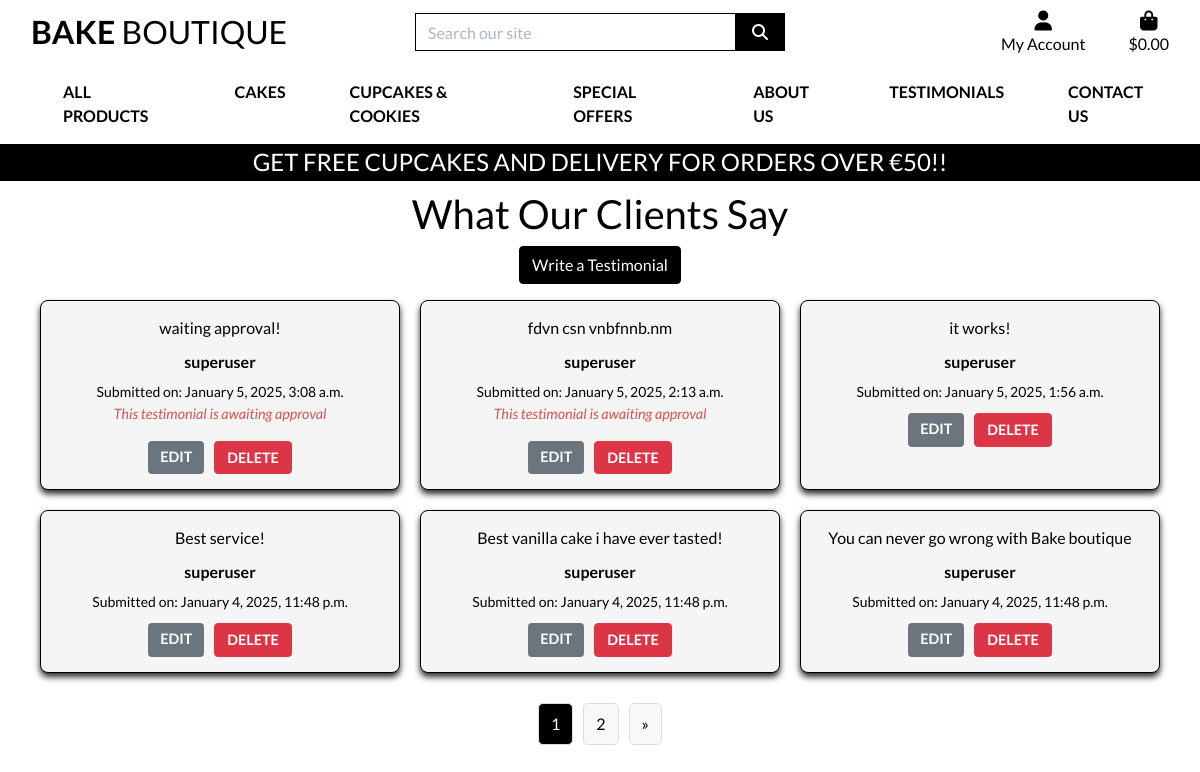
Page /testimonials/ (signed in) on the earlier database version.
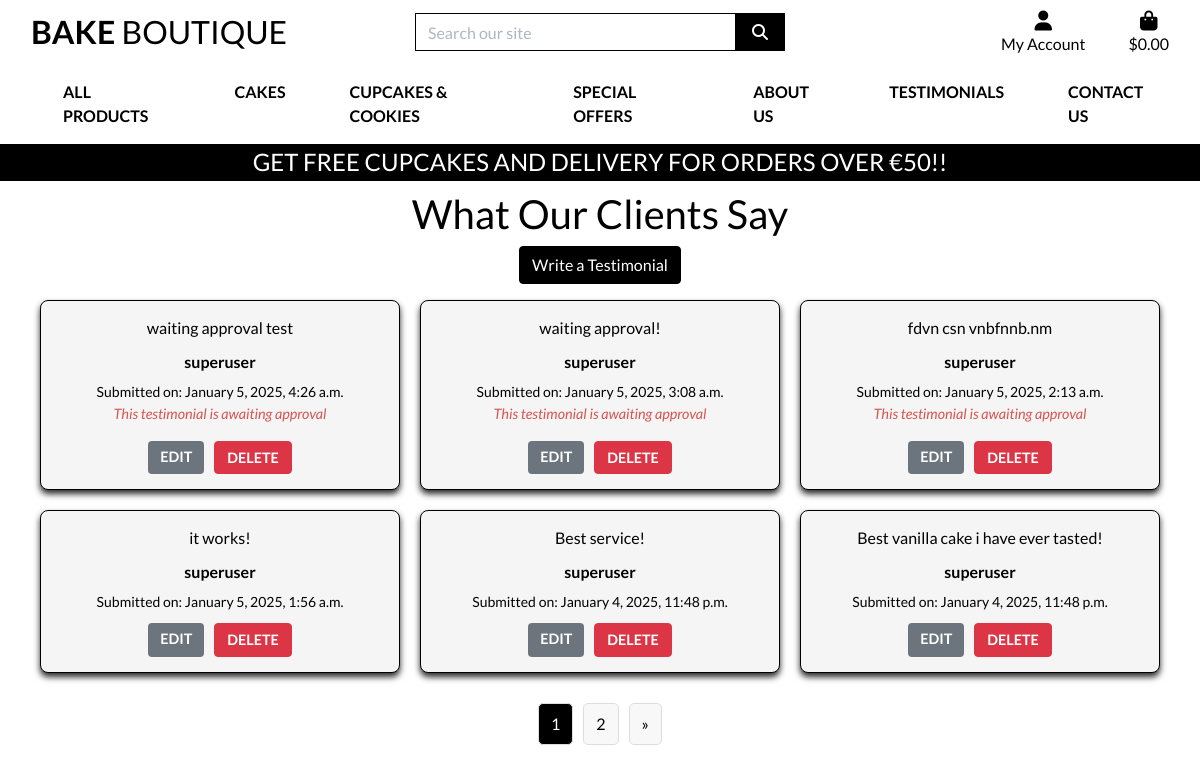
Same page on the later database version.
### testimonials/models.py (models this page shows, shortened)
class Testimonial(models.Model):
    user = models.ForeignKey(User, on_delete=models.CASCADE)  # Link to the user
    content = models.TextField()  # Testimonial content
    created_at = models.DateTimeField(auto_now_add=True)  # Automatically set the creation date
    approved = models.BooleanField(default=False)  # Admin approval status
    class Meta:
        ordering = ['-created_at']  # Order by newest first

### testimonials/views.py (the view)
# urls.py: path('', views.testimonial_list, name='testimonial_list'),
def testimonial_list(request):
    if request.user.is_authenticated:
        testimonials_list = Testimonial.objects.filter(
            Q(approved=True) | Q(user=request.user)
        ).order_by('-created_at')
    else:
        testimonials_list = Testimonial.objects.filter(approved=True).order_by('-created_at')
    paginator = Paginator(testimonials_list, 6)  # 6 testimonials per page
    page_number = request.GET.get('page')
    testimonials = paginator.get_page(page_number)
    return render(request, 'testimonials/testimonial_list.html', {
        'testimonials': testimonials
    })

### bag/contexts.py (called while the page is built, shortened)
def bag_contents(request):
    bag_items = []
    total = 0
    product_count = 0
    bag = request.session.get('bag', {})
    if total < settings.FREE_DELIVERY_THRESHOLD:
        delivery = total * Decimal(settings.STANDARD_DELIVERY_PERCENTAGE / 100)
        free_delivery_delta = settings.FREE_DELIVERY_THRESHOLD - total
    else:
        delivery = 0
        free_delivery_delta = 0
    grand_total = delivery + total
    context = {
        'bag_items': bag_items,
        'total': total,
        'product_count': product_count,
        'delivery': delivery,
        'free_delivery_delta': free_delivery_delta,
        'free_delivery_threshold': settings.FREE_DELIVERY_THRESHOLD,
        'grand_total': grand_total,
    }
    return context

### testimonials/templates/testimonials/testimonial_list.html (shortened to what this page needs)
{% extends "base.html" %}
{% load static %}
{% block extra_css %}
<link rel="stylesheet" href="{% static 'testimonials/css/testimonial.css' %}">
{% endblock %}
{% block content %}
<div class="testimonial-section">
    <h1>What Our Clients Say</h1>
    {% if user.is_authenticated %}
    <div class="mb-3">
        <a href="{% url 'add_testimonial' %}" class="btn btn-primary">Write a Testimonial</a>
    </div>
    {% else %}
    <p class="log-in-message">Log in to write a testimonial.</p>
    {% endif %}
    <div class="testimonial-grid">
        {% for testimonial in testimonials %}
        <div class="testimonial-card">
            <p class="testimonial-content">{{ testimonial.content|truncatechars:100 }}</p>
            <div class="testimonial-author">{{ testimonial.user.username }}</div>
            <div class="testimonial-date">
                <small>Submitted on: {{ testimonial.created_at|date:"F j, Y, g:i a" }}</small>
            </div>
            {% if not testimonial.approved and testimonial.user == user %}
            <p class="approval-message">This testimonial is awaiting approval</p>
            {% endif %}
            {% if testimonial.user == user %}
            <div class="testimonial-actions">
                <a href="{% url 'edit_testimonial' testimonial.id %}" class="btn btn-secondary">Edit</a>
                <a href="{% url 'delete_testimonial' testimonial.id %}" class="btn btn-danger">Delete</a>
            </div>
            {% endif %}
        </div>
        {% empty %}
        <p>No testimonials available. Be the first to write one!</p>
        {% endfor %}
    </div>
    <div class="pagination">
        {% for num in testimonials.paginator.page_range %}
        <a href="?page={{ num }}" class="{% if testimonials.number == num %}active{% endif %}">{{ num }}</a>
        {% endfor %}
        {% if testimonials.has_next %}
        <a href="?page={{ testimonials.next_page_number }}">&raquo;</a>
        {% endif %}
    </div>
</div>
{% endblock %}

### templates/base.html (shortened to what this page needs)
{% load static %}
<!doctype html>
<html lang="en">
<head>
    {% block corecss %}
    <link rel="stylesheet" href="https://cdn.jsdelivr.net/npm/bootstrap@4.6.2/dist/css/bootstrap.min.css"
>
    <link rel="stylesheet" href="{% static 'css/base.css' %}">
    {% endblock %}
    {% block extra_css %}
    {% endblock %}
</head>
<body>
    <header class="container-fluid fixed-top">
        <div class="row">
            <div class="col-12 col-lg-4 my-auto py-1 py-lg-0 text-center text-lg-left">
                <a href="{% url 'home' %}" class="nav-link main-logo-link">
                    <h2 class="logo-font text-black my-0"><strong>Bake</strong> Boutique</h2>
                </a>
            </div>
            <div class="col-12 col-lg-4 my-auto py-1 py-lg-0">
                <form method="GET" action="{% url 'products' %}">
                    <div class="input-group w-100">
                        <input class="form-control border border-black rounded-0" type="text" name="q"
                            placeholder="Search our site">
                        <div class="input-group-append">
                            <button class="form-control btn btn-black border border-black rounded-0" type="submit">
                                <span class="icon">
                                    <i class="fas fa-search"></i>
                                </span>
                            </button>
                        </div>
                    </div>
                </form>
            </div>
            <div class="col-12 col-lg-4 my-auto py-1 py-lg-0">
                <ul class="list-inline list-unstyled text-center text-lg-right my-0">
                    <li class="list-inline-item dropdown">
                        <a class="text-black nav-link" href="#" id="user-options" data-toggle="dropdown"
                            aria-haspopup="true" aria-expanded="false">
                            <div class="text-center">
                                <div><i class="fas fa-user fa-lg"></i></div>
                                <p class="my-0">My Account</p>
                            </div>
                        </a>
                    </li>
                    <li class="list-inline-item">
                        <a class="{% if grand_total %}text-info font-weight-bold{% else %}text-black{% endif %} nav-link"
                            href="{% url 'view_bag' %}">
                            <div class="text-center">
                                <div><i class="fas fa-shopping-bag fa-lg"></i></div>
                                <p class="my-0">
                                    {% if grand_total %}
                                    ${{ grand_total|floatformat:2 }}
                                    {% else %}
                                    $0.00
                                    {% endif %}
                                </p>
                            </div>
                        </a>
                    </li>
                </ul>
            </div>
        </div>
            <nav class="navbar navbar-expand-lg navbar-light w-100">
                {% include 'includes/main-nav.html' %}
            </nav>
        <div id="delivery-banner" class="row text-center">
            <div class="col bg-black text-white">
                <h4 class="logo-font my-1">Get Free Cupcakes and delivery for orders over €{{ free_delivery_threshold }}!!</h4>
            </div>
        </div>
    </header>
    {% block content %}
    {% endblock %}
</body>
</html>

### templates/includes/main-nav.html (shortened to what this page needs)
<div class="collapse navbar-collapse" id="main-nav">
    <ul class="navbar-nav w-auto mx-auto">
        <li class="nav-item dropdown">
            <a class="logo-font font-weight-bold nav-link text-black mr-5" href="#" id="all-products-link" data-toggle="dropdown" aria-haspopup="true" aria-expanded="false">
                All Products
            </a>
        </li>
        <li class="nav-item dropdown">
            <a class="logo-font font-weight-bold nav-link text-black mr-5" href="#" id="cakes-link" data-toggle="dropdown" aria-haspopup="true" aria-expanded="false">
                Cakes
            </a>
        </li>
        <li class="nav-item dropdown">
            <a class="logo-font font-weight-bold nav-link text-black mr-5" href="#" id="cupcakes-link" data-toggle="dropdown" aria-haspopup="true" aria-expanded="false">
                Cupcakes & Cookies
            </a>
        </li>
        <li class="nav-item dropdown">
            <a class="logo-font font-weight-bold nav-link text-black mr-5" href="#" id="specials-link" data-toggle="dropdown" aria-haspopup="true" aria-expanded="false">
                Special Offers
            </a>
        </li>
        <li class="nav-item">
            <a class="logo-font font-weight-bold nav-link text-black mr-5" href="/about-us">
                About Us
            </a>
        </li>
         <li class="nav-item">
            <a class="logo-font font-weight-bold nav-link text-black mr-5" href="{% url 'testimonial_list' %}">
                Testimonials
            </a>
        </li>
        <li class="nav-item">
            <a class="logo-font font-weight-bold nav-link text-black" href="/contact">
                Contact Us
            </a>
        </li>
    </ul>
</div>

### static/css/base.css (style rules this page uses)
html { height: 100%; }
body { background: url('/media/homepage_background_cropped.jpeg') no-repeat center center fixed; background-size: cover; height: calc(100vh - 164px); color: #555; font-family: 'Lato'; }
.icon { align-items: center; display: inline-flex; justify-content: center; height: 1.5rem; width: 1.5rem; }
.logo-font { text-transform: uppercase; }
.main-logo-link { width: fit-content; }
.btn-black { background: black; color: white; }
.text-black { color: #000 !important; }
.border-black { border: 1px solid black !important; }
.bg-black { background: #000 !important; }
input[name='q']::placeholder { color: #aab7c4; }

### testimonials/static/testimonials/css/testimonial.css (style rules this page uses)
.testimonial-section { margin-top: 150px; text-align: center; display: flex; flex-direction: column; align-items: center; padding: 40px; border-radius: 8px; min-height: calc(100vh - 200px); box-sizing: border-box; background: none !important; color: #000; }
.testimonial-section .testimonial-grid { display: grid; grid-template-columns: repeat(3, 1fr); gap: 20px; justify-content: center; max-width: 1200px; width: 100%; }
.testimonial-section .testimonial-card { background: whitesmoke; border: 1px solid #000000; border-radius: 8px; padding: 15px; box-shadow: 0 4px 6px rgba(19, 18, 18, 0.9); text-align: center; }
.testimonial-section .testimonial-content { font-size: 1em; color: black; margin-bottom: 10px; }
.testimonial-section .testimonial-author { font-weight: bold; margin-bottom: 5px; }
.testimonial-section .pagination { display: flex; justify-content: center; margin-top: 30px; }
.testimonial-section .pagination a { margin: 0 5px; padding: 8px 12px; background: #f8f8f8; color: black; border: 1px solid #ddd; border-radius: 5px; text-decoration: none; transition: background-color 0.3s ease; }
.testimonial-section .pagination a:hover, .testimonial-section .pagination a.active { background-color: black; color: white; }
.testimonial-section .btn-primary { background-color: #000; border-color: #000; color: white; }
.approval-message { color: #d9534f; font-style: italic; font-size: 0.9rem; }
.testimonial-actions { margin-top: 10px; display: flex; justify-content: center; gap: 10px; }
.testimonial-actions .btn { font-size: 0.9rem; padding: 5px 12px; text-transform: uppercase; font-weight: bold; border-radius: 4px; transition: background-color 0.3s ease, box-shadow 0.3s ease; }
.btn-secondary { background-color: #6c757d; color: white; border: none; padding: 8px 15px; text-transform: uppercase; font-weight: bold; border-radius: 4px; transition: background-color 0.3s ease; }

Differences in the rows shown:
no longer on this page (row unchanged): Testimonial: content "You can never go wrong with Bake boutique", user.username "superuser", created_at "January 4, 2025, 11:48 p.m.", shows "EDIT"
added Testimonial: content "waiting approval test", user.username "superuser", created_at "January 5, 2025, 4:26 a.m.", approved "This testimonial is awaiting approval", shows "EDIT"
